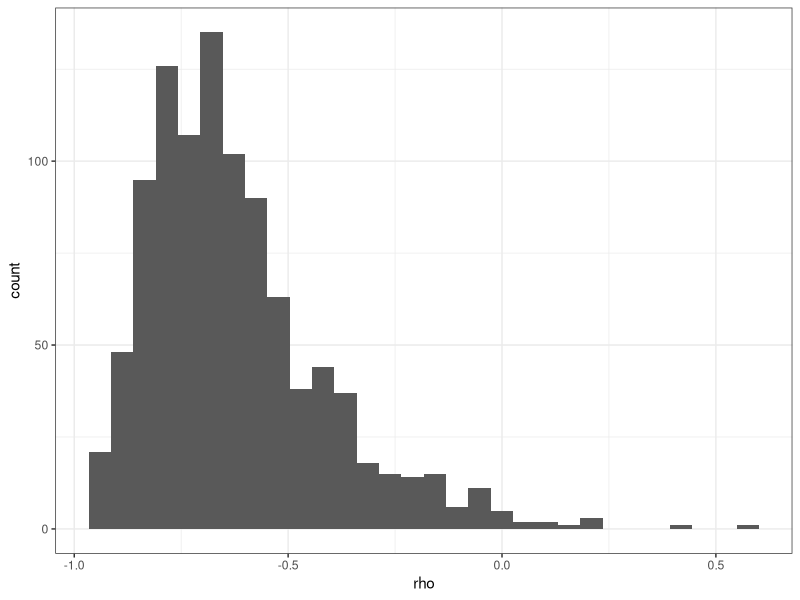
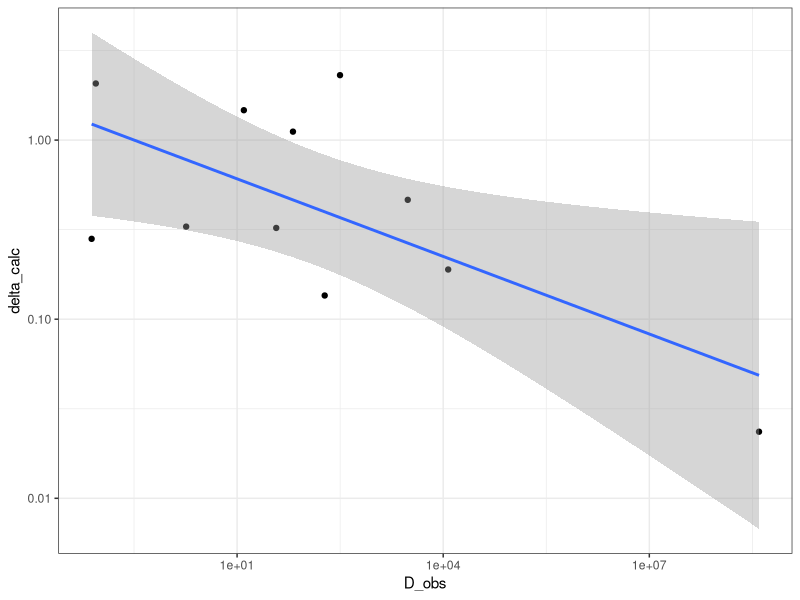

Write R code to recreate these figures, in order.
library(ggplot2); theme_set(theme_bw())
library(dplyr)
library(purrr)

## Additive case

## δ = sqrt(1/(π b D))
## b = 1/(π D δ²)
## This is appropriately unitless! One point for deMeeus (or their sources)

datSim <- function(numPoints, D_median, D_spread, D_oe, delta_true, b_oe, ranSeed){
	set.seed(ranSeed)
	return(tibble(
		D_true = rlnorm(numPoints, log(D_median), log(D_spread))
		, D_obs = rlnorm(numPoints, log(D_true), log(D_oe))
		, b_true = 1/(pi*D_true*delta_true^2)
		, b_obs = rlnorm(numPoints, log(b_true), log(b_oe))
		, delta_calc = sqrt(1/(pi*b_obs*D_obs))
	))
}

numPoints = 11
D_median = 100
D_spread = 100
D_oe = 50
delta_true = 0.4
b_oe = 2

seeds <- 1:1000
rhof <- tibble(seeds, rho=map_dbl(seeds, function(r){
	dat <- datSim(numPoints = numPoints
		, D_median = D_median, D_spread = D_spread, D_oe = D_oe
		, delta_true = delta_true, b_oe = b_oe, ranSeed=r
	)
	ct <- with(dat, {
		cor.test(log(D_obs), log(delta_calc))
	})
	return(ct$estimate)
}))

print(
	ggplot(rhof, aes(x=rho))
	+ geom_histogram()
)

rhobar <- rhof %>% summarise(rhobar = median(rho)) %>% as.numeric()
mseed <- rhof %>% summarise(which.min(abs(rho-rhobar))[[1]]) %>% as.numeric()

dat <- datSim(numPoints = numPoints
	, D_median = D_median, D_spread = D_spread, D_oe = D_oe
	, delta_true = delta_true, b_oe = b_oe, ranSeed=rhof$seeds[[mseed]]
)

print(rhobar)
with(dat, {
	cor.test(log(D_obs), log(delta_calc))
})

print(
	ggplot(dat, aes(x=D_obs, y=delta_calc))
	+ scale_y_log10()
	+ scale_x_log10()
	+ geom_point()
	+ geom_smooth(method="lm")

)

## should stop for now until I can see the variation in the D estimates
## They seem to recalculate δ to be consistent with a current value of D, which looks bad
